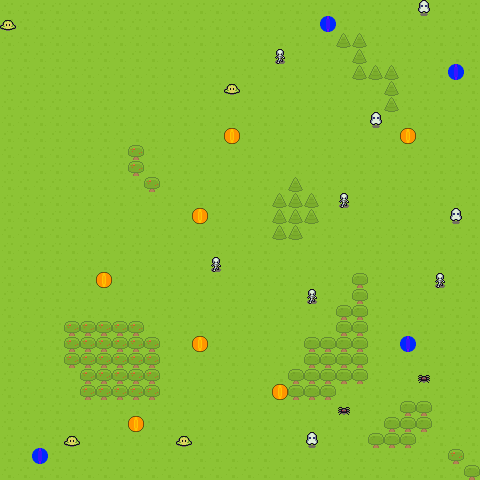

A level layout from a 2D game, rendered from its tile map. Below: a short description, then the map file with tile-grid data replaced by summaries:
An orthogonal 30x30 tile map with 16x16 px tiles, 5 tile layers (Grass, Obstacles, pickup, monster layer, ...), 3 tilesets.

<map version="1.4" tiledversion="1.4.3" orientation="orthogonal" renderorder="left-up" width="30" height="30" tilewidth="16" tileheight="16" infinite="0" nextlayerid="7" nextobjectid="1">
 <editorsettings>
  <export target="map1.json" format="json" />
 </editorsettings>
 <tileset firstgid="1" name="spritesheet" tilewidth="16" tileheight="16" tilecount="6" columns="2">
  <image source="spritesheet.png" width="32" height="48" />
 </tileset>
 <tileset firstgid="7" name="pickupsSmall" tilewidth="16" tileheight="16" tilecount="6" columns="3">
  <image source="../sprites/New Piskel.png" width="48" height="32" />
  <tile id="0">
   <properties>
    <property name="kind" value="goldcoin" />
   </properties>
  </tile>
  <tile id="1">
   <properties>
    <property name="kind" value="goldcoin" />
   </properties>
  </tile>
  <tile id="2">
   <properties>
    <property name="kind" value="goldcoin" />
   </properties>
  </tile>
  <tile id="3">
   <properties>
    <property name="kind" value="healthgem" />
   </properties>
  </tile>
  <tile id="4">
   <properties>
    <property name="kind" value="healthgem" />
   </properties>
  </tile>
  <tile id="5">
   <properties>
    <property name="kind" value="healthgem" />
   </properties>
  </tile>
 </tileset>
 <tileset firstgid="13" name="monsters" tilewidth="16" tileheight="16" tilecount="96" columns="12">
  <image source="../characters.png" width="192" height="128" />
  <tile id="0">
   <properties>
    <property name="kind" value="" />
    <property name="speed" type="int" value="0" />
   </properties>
  </tile>
  <tile id="1">
   <properties>
    <property name="kind" value="" />
    <property name="speed" type="int" value="0" />
   </properties>
  </tile>
  <tile id="2">
   <properties>
    <property name="kind" value="" />
    <property name="speed" type="int" value="0" />
   </properties>
  </tile>
  <tile id="3">
   <properties>
    <property name="kind" value="" />
    <property name="speed" type="int" value="0" />
   </properties>
  </tile>
  <tile id="4">
   <properties>
    <property name="kind" value="" />
    <property name="speed" type="int" value="0" />
   </properties>
  </tile>
  <tile id="5">
   <properties>
    <property name="kind" value="" />
    <property name="speed" type="int" value="0" />
   </properties>
  </tile>
  <tile id="6">
   <properties>
    <property name="kind" value="" />
    <property name="speed" type="int" value="0" />
   </properties>
  </tile>
  <tile id="7">
   <properties>
    <property name="kind" value="" />
    <property name="speed" type="int" value="0" />
   </properties>
  </tile>
  <tile id="8">
   <properties>
    <property name="kind" value="" />
    <property name="speed" type="int" value="0" />
   </properties>
  </tile>
  <tile id="9">
   <properties>
    <property name="kind" value="skeleton" />
    <property name="speed" type="int" value="45" />
   </properties>
  </tile>
  <tile id="10">
   <properties>
    <property name="kind" value="skeleton" />
    <property name="speed" type="int" value="45" />
   </properties>
  </tile>
  <tile id="11">
   <properties>
    <property name="kind" value="skeleton" />
    <property name="speed" type="int" value="45" />
   </properties>
  </tile>
  <tile id="12">
   <properties>
    <property name="kind" value="" />
    <property name="speed" type="int" value="0" />
   </properties>
  </tile>
  <tile id="13">
   <properties>
    <property name="kind" value="" />
    <property name="speed" type="int" value="0" />
   </properties>
  </tile>
  <tile id="14">
   <properties>
    <property name="kind" value="" />
    <property name="speed" type="int" value="0" />
   </properties>
  </tile>
  <tile id="15">
   <properties>
    <property name="kind" value="" />
    <property name="speed" type="int" value="0" />
   </properties>
  </tile>
  <tile id="16">
   <properties>
    <property name="kind" value="" />
    <property name="speed" type="int" value="0" />
   </properties>
  </tile>
  <tile id="17">
   <properties>
    <property name="kind" value="" />
    <property name="speed" type="int" value="0" />
   </properties>
  </tile>
  <tile id="18">
   <properties>
    <property name="kind" value="" />
    <property name="speed" type="int" value="0" />
   </properties>
  </tile>
  <tile id="19">
   <properties>
    <property name="kind" value="" />
    <property name="speed" type="int" value="0" />
   </properties>
  </tile>
  <tile id="20">
   <properties>
    <property name="kind" value="" />
    <property name="speed" type="int" value="0" />
   </properties>
  </tile>
  <tile id="21">
   <properties>
    <property name="kind" value="skeleton" />
    <property name="speed" type="int" value="45" />
   </properties>
  </tile>
  <tile id="22">
   <properties>
    <property name="kind" value="skeleton" />
    <property name="speed" type="int" value="45" />
   </properties>
  </tile>
  <tile id="23">
   <properties>
    <property name="kind" value="skeleton" />
    <property name="speed" type="int" value="45" />
   </properties>
  </tile>
  <tile id="24">
   <properties>
    <property name="kind" value="" />
    <property name="speed" type="int" value="0" />
   </properties>
  </tile>
  <tile id="25">
   <properties>
    <property name="kind" value="" />
    <property name="speed" type="int" value="0" />
   </properties>
  </tile>
  <tile id="26">
   <properties>
    <property name="kind" value="" />
    <property name="speed" type="int" value="0" />
   </properties>
  </tile>
  <tile id="27">
   <properties>
    <property name="kind" value="" />
    <property name="speed" type="int" value="0" />
   </properties>
  </tile>
  <tile id="28">
   <properties>
    <property name="kind" value="" />
    <property name="speed" type="int" value="0" />
   </properties>
  </tile>
  <tile id="29">
   <properties>
    <property name="kind" value="" />
    <property name="speed" type="int" value="0" />
   </properties>
  </tile>
  <tile id="30">
   <properties>
    <property name="kind" value="" />
    <property name="speed" type="int" value="0" />
   </properties>
  </tile>
  <tile id="31">
   <properties>
    <property name="kind" value="" />
    <property name="speed" type="int" value="0" />
   </properties>
  </tile>
  <tile id="32">
   <properties>
    <property name="kind" value="" />
    <property name="speed" type="int" value="0" />
   </properties>
  </tile>
  <tile id="33">
   <properties>
    <property name="kind" value="skeleton" />
    <property name="speed" type="int" value="45" />
   </properties>
  </tile>
  <tile id="34">
   <properties>
    <property name="kind" value="skeleton" />
    <property name="speed" type="int" value="45" />
   </properties>
  </tile>
  <tile id="35">
   <properties>
    <property name="kind" value="skeleton" />
    <property name="speed" type="int" value="45" />
   </properties>
  </tile>
  <tile id="36">
   <properties>
    <property name="kind" value="" />
    <property name="speed" type="int" value="0" />
   </properties>
  </tile>
  <tile id="37">
   <properties>
    <property name="kind" value="" />
    <property name="speed" type="int" value="0" />
   </properties>
  </tile>
  <tile id="38">
   <properties>
    <property name="kind" value="" />
    <property name="speed" type="int" value="0" />
   </properties>
  </tile>
  <tile id="39">
   <properties>
    <property name="kind" value="" />
    <property name="speed" type="int" value="0" />
   </properties>
  </tile>
  <tile id="40">
   <properties>
    <property name="kind" value="" />
    <property name="speed" type="int" value="0" />
   </properties>
  </tile>
  <tile id="41">
   <properties>
    <property name="kind" value="" />
    <property name="speed" type="int" value="0" />
   </properties>
  </tile>
  <tile id="42">
   <properties>
    <property name="kind" value="" />
    <property name="speed" type="int" value="0" />
   </properties>
  </tile>
  <tile id="43">
   <properties>
    <property name="kind" value="" />
    <property name="speed" type="int" value="0" />
   </properties>
  </tile>
  <tile id="44">
   <properties>
    <property name="kind" value="" />
    <property name="speed" type="int" value="0" />
   </properties>
  </tile>
  <tile id="45">
   <properties>
    <property name="kind" value="skeleton" />
    <property name="speed" type="int" value="45" />
   </properties>
  </tile>
  <tile id="46">
   <properties>
    <property name="kind" value="skeleton" />
    <property name="speed" type="int" value="45" />
   </properties>
  </tile>
  <tile id="47">
   <properties>
    <property name="kind" value="skeleton" />
    <property name="speed" type="int" value="45" />
   </properties>
  </tile>
  <tile id="48">
   <properties>
    <property name="kind" value="slime" />
    <property name="speed" type="int" value="40" />
   </properties>
  </tile>
  <tile id="49">
   <properties>
    <property name="kind" value="slime" />
    <property name="speed" type="int" value="40" />
   </properties>
  </tile>
  <tile id="50">
   <properties>
    <property name="kind" value="slime" />
    <property name="speed" type="int" value="40" />
   </properties>
  </tile>
  <tile id="51">
   <properties>
    <property name="kind" value="bat" />
    <property name="speed" type="int" value="30" />
   </properties>
  </tile>
  <tile id="52">
   <properties>
    <property name="kind" value="bat" />
    <property name="speed" type="int" value="30" />
   </properties>
  </tile>
  <tile id="53">
   <properties>
    <property name="kind" value="bat" />
    <property name="speed" type="int" value="30" />
   </properties>
  </tile>
  <tile id="54">
   <properties>
    <property name="kind" value="ghost" />
    <property name="speed" type="int" value="60" />
   </properties>
  </tile>
  <tile id="55">
   <properties>
    <property name="kind" value="ghost" />
    <property name="speed" type="int" value="60" />
   </properties>
  </tile>
  <tile id="56">
   <properties>
    <property name="kind" value="ghost" />
    <property name="speed" type="int" value="60" />
   </properties>
  </tile>
  <tile id="57">
   <properties>
    <property name="kind" value="spider" />
    <property name="speed" type="int" value="20" />
   </properties>
  </tile>
  <tile id="58">
   <properties>
    <property name="kind" value="spider" />
    <property name="speed" type="int" value="20" />
   </properties>
  </tile>
  <tile id="59">
   <properties>
    <property name="kind" value="spider" />
    <property name="speed" type="int" value="20" />
   </properties>
  </tile>
  <tile id="60">
   <properties>
    <property name="kind" value="slime" />
    <property name="speed" type="int" value="40" />
   </properties>
  </tile>
  <tile id="61">
   <properties>
    <property name="kind" value="slime" />
    <property name="speed" type="int" value="40" />
   </properties>
  </tile>
  <tile id="62">
   <properties>
    <property name="kind" value="slime" />
    <property name="speed" type="int" value="40" />
   </properties>
  </tile>
  <tile id="63">
   <properties>
    <property name="kind" value="bat" />
    <property name="speed" type="int" value="30" />
   </properties>
  </tile>
  <tile id="64">
   <properties>
    <property name="kind" value="bat" />
    <property name="speed" type="int" value="30" />
   </properties>
  </tile>
  <tile id="65">
   <properties>
    <property name="kind" value="bat" />
    <property name="speed" type="int" value="30" />
   </properties>
  </tile>
  <tile id="66">
   <properties>
    <property name="kind" value="ghost" />
    <property name="speed" type="int" value="60" />
   </properties>
  </tile>
  <tile id="67">
   <properties>
    <property name="kind" value="ghost" />
    <property name="speed" type="int" value="60" />
   </properties>
  </tile>
  <tile id="68">
   <properties>
    <property name="kind" value="ghost" />
    <property name="speed" type="int" value="60" />
   </properties>
  </tile>
  <tile id="69">
   <properties>
    <property name="kind" value="spider" />
    <property name="speed" type="int" value="20" />
   </properties>
  </tile>
  <tile id="70">
   <properties>
    <property name="kind" value="spider" />
    <property name="speed" type="int" value="20" />
   </properties>
  </tile>
  <tile id="71">
   <properties>
    <property name="kind" value="spider" />
    <property name="speed" type="int" value="20" />
   </properties>
  </tile>
  <tile id="72">
   <properties>
    <property name="kind" value="slime" />
    <property name="speed" type="int" value="40" />
   </properties>
  </tile>
  <tile id="73">
   <properties>
    <property name="kind" value="slime" />
    <property name="speed" type="int" value="40" />
   </properties>
  </tile>
  <tile id="74">
   <properties>
    <property name="kind" value="slime" />
    <property name="speed" type="int" value="40" />
   </properties>
  </tile>
  <tile id="75">
   <properties>
    <property name="kind" value="bat" />
    <property name="speed" type="int" value="30" />
   </properties>
  </tile>
  <tile id="76">
   <properties>
    <property name="kind" value="bat" />
    <property name="speed" type="int" value="30" />
   </properties>
  </tile>
  <tile id="77">
   <properties>
    <property name="kind" value="bat" />
    <property name="speed" type="int" value="30" />
   </properties>
  </tile>
  <tile id="78">
   <properties>
    <property name="kind" value="ghost" />
    <property name="speed" type="int" value="60" />
   </properties>
  </tile>
  <tile id="79">
   <properties>
    <property name="kind" value="ghost" />
    <property name="speed" type="int" value="60" />
   </properties>
  </tile>
  <tile id="80">
   <properties>
    <property name="kind" value="ghost" />
    <property name="speed" type="int" value="60" />
   </properties>
  </tile>
  <tile id="81">
   <properties>
    <property name="kind" value="spider" />
    <property name="speed" type="int" value="20" />
   </properties>
  </tile>
  <tile id="82">
   <properties>
    <property name="kind" value="spider" />
    <property name="speed" type="int" value="20" />
   </properties>
  </tile>
  <tile id="83">
   <properties>
    <property name="kind" value="spider" />
    <property name="speed" type="int" value="20" />
   </properties>
  </tile>
  <tile id="84">
   <properties>
    <property name="kind" value="slime" />
    <property name="speed" type="int" value="40" />
   </properties>
  </tile>
  <tile id="85">
   <properties>
    <property name="kind" value="slime" />
    <property name="speed" type="int" value="40" />
   </properties>
  </tile>
  <tile id="86">
   <properties>
    <property name="kind" value="slime" />
    <property name="speed" type="int" value="40" />
   </properties>
  </tile>
  <tile id="87">
   <properties>
    <property name="kind" value="bat" />
    <property name="speed" type="int" value="30" />
   </properties>
  </tile>
  <tile id="88">
   <properties>
    <property name="kind" value="bat" />
    <property name="speed" type="int" value="30" />
   </properties>
  </tile>
  <tile id="89">
   <properties>
    <property name="kind" value="bat" />
    <property name="speed" type="int" value="30" />
   </properties>
  </tile>
  <tile id="90">
   <properties>
    <property name="kind" value="ghost" />
    <property name="speed" type="int" value="60" />
   </properties>
  </tile>
  <tile id="91">
   <properties>
    <property name="kind" value="ghost" />
    <property name="speed" type="int" value="60" />
   </properties>
  </tile>
  <tile id="92">
   <properties>
    <property name="kind" value="ghost" />
    <property name="speed" type="int" value="60" />
   </properties>
  </tile>
  <tile id="93">
   <properties>
    <property name="kind" value="spider" />
    <property name="speed" type="int" value="20" />
   </properties>
  </tile>
  <tile id="94">
   <properties>
    <property name="kind" value="spider" />
    <property name="speed" type="int" value="20" />
   </properties>
  </tile>
  <tile id="95">
   <properties>
    <property name="kind" value="spider" />
    <property name="speed" type="int" value="20" />
   </properties>
  </tile>
 </tileset>
 <layer id="1" name="Grass" width="30" height="30">
  <data>[900 cells, 900 non-empty, 1 distinct tile ids]</data>
 </layer>
 <layer id="2" name="Obstacles" width="30" height="30">
  <properties>
   <property name="collide" type="bool" value="true" />
  </properties>
  <data>[900 cells, 77 non-empty, 3 distinct tile ids]</data>
 </layer>
 <layer id="3" name="pickup" width="30" height="30">
  <data>[900 cells, 11 non-empty, 2 distinct tile ids]</data>
 </layer>
 <layer id="5" name="monster layer" width="30" height="30">
  <data>[900 cells, 15 non-empty, 4 distinct tile ids]</data>
 </layer>
 <layer id="6" name="complete" width="30" height="30">
  <data>[900 cells, 2 non-empty, 2 distinct tile ids]</data>
 </layer>
</map>
